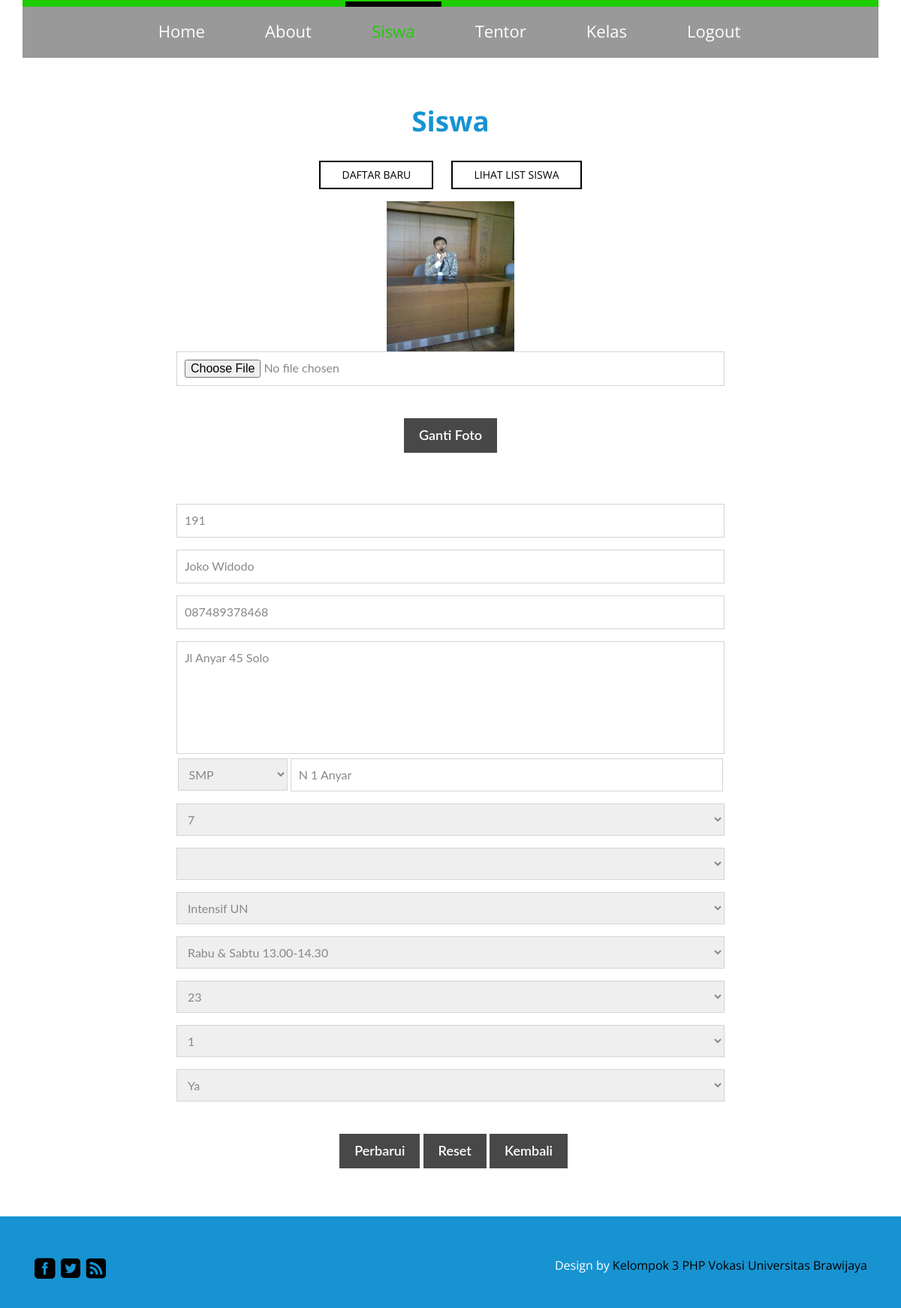
The app's page /siswa_edit.php?id_siswa=191 (signed in) with its own data.
### tables this page shows
CREATE TABLE IF NOT EXISTS `tb_siswa` (
  `id_siswa` int(10) NOT NULL,
  `nama_siswa` varchar(50) NOT NULL,
  `hp_siswa` varchar(15) NOT NULL,
  `alamat_siswa` varchar(100) NOT NULL,
  `sekolah_siswa` varchar(100) NOT NULL,
  `foto_siswa` longblob NOT NULL,
  `id_kelas` int(10) NOT NULL,
  `peringkat_siswa` int(2) NOT NULL,
  `anak_siswa` varchar(10) NOT NULL,
  `harga_siswa` int(10) NOT NULL
);

CREATE TABLE IF NOT EXISTS `tb_kelas` (
  `id_kelas` int(10) NOT NULL,
  `nama_kelas` varchar(20) NOT NULL,
  `jenjang_kelas` varchar(5) NOT NULL,
  `tingkat_kelas` int(2) NOT NULL,
  `jurusan_kelas` varchar(3) DEFAULT NULL,
  `paket_kelas` varchar(15) NOT NULL,
  `kapasitas_kelas` int(2) NOT NULL,
  `hari_kelas` varchar(60) NOT NULL,
  `jam_kelas` varchar(60) NOT NULL,
  `id_tentor` int(10) NOT NULL
);

### siswa_edit.php (the view, shortened to what this page needs)
<?php
	if(ISSET($_SESSION['username']))
	{
		if (!ISSET($_GET['id_siswa']))
		header('location:siswa_list.php');
		else
		{
			$id_siswa	= $_GET['id_siswa'];
			$qryedit	= mysql_query ("select * from tb_siswa where id_siswa = '$id_siswa'");
			$dataku		= mysql_fetch_object($qryedit);
			$qryedit2	= mysql_query ("select * from tb_kelas where id_kelas = '$dataku->id_kelas'");
			$datamu		= mysql_fetch_object($qryedit2);
			?>
<!DOCTYPE html>
<html>
<head>
<link href="css/bootstrap.css" rel='stylesheet' type='text/css' />
<link href="css/style.css" rel='stylesheet' type='text/css' />
</head>
<body>
	<div class="banner1" id="home">
		<div class="container">
			<div class="header">
				<div class="menu">
					<ul class="nav" id="nav">
					<li><a href="index.php">Home</a></li>
					<li><a href="about.html">About</a></li>
					<li class="active"><a href="siswa_form.php">Siswa</a></li>
					<li><a href="tentor_form.php">Tentor</a></li>
					<li><a href="kelas_form.php">Kelas</a></li>
					<li><a href="logout.php">Logout</a></li>
					</ul>
				</div>
			</div>
		</div>
	</div>
	<div class="portfolios" id="portfolio">
		<div class="container">
			<h3 class="top-head w_hd">Siswa</h3>
			<ul id="filters" class="clearfix">
						<a href="siswa_form.php"><li><span class="filter">Daftar Baru</span></li></a>
						<a href="siswa_list.php"><li><span class="filter">Lihat List Siswa</span></li></a>
					</ul>
                    <div class="col-md-2">
                    </div>
				<div class="col-md-8 contact-left">
					<div class="contact-text">
						<form action="siswa_update_foto.php?id_siswa=<?php echo $dataku->id_siswa ?>" method="post" enctype="multipart/form-data">
							<img src="<?php echo $dataku->foto_siswa ?>" alt="<?php echo $dataku->nama_siswa?>" width="170" height="200" />
							<br />
							<input type="file" name="foto_siswa" required />
							<input type="submit" value="Ganti Foto" name="edit_foto_siswa" />
						</form>
						<br />
						<br />
						<br />
						<form action="siswa_update.php" method="post">
                        	<input type="text" name="id_siswa" value="<?php echo $dataku->id_siswa; ?>" required readonly />
                            <input type="text" name="nama_siswa" value="<?php echo $dataku->nama_siswa; ?>" required /></td>
                            <input type="number" name="hp_siswa" value="<?php echo $dataku->hp_siswa; ?>" required min="0" maxlength="12" /></td>
                            <textarea name="alamat_siswa" required><?php echo $dataku->alamat_siswa; ?></textarea></td>
                            <select name="jenjang_kelas" required class="abc" />
											<option value="<?php echo $datamu->jenjang_kelas; ?>"><?php echo $datamu->jenjang_kelas; ?></option>
										<input type="text" name="sekolah_siswa" value="<?php echo $dataku->sekolah_siswa ?>" required class="abd" />
                            <select name="kelas_siswa" required />
											<option value="<?php echo $datamu->tingkat_kelas; ?>"><?php echo $datamu->tingkat_kelas; ?></option>
										<select name="jurusan_siswa" />
											<option value="<?php echo $datamu->jurusan_kelas; ?>"><?php echo $datamu->jurusan_kelas; ?></option>
											<option></option>
                                        <select name="paket_siswa" required />
											<option value="<?php echo $datamu->paket_kelas; ?>"><?php echo $datamu->paket_kelas; ?></option>
                                        <select name="jadwal_siswa" required />
											<option value="A"><?php echo $datamu->hari_kelas." ".$datamu->jam_kelas; ?></option>
                                        <select name="id_kelas" required />
											<option value="<?php echo $dataku->id_kelas; ?>"><?php echo $dataku->id_kelas; ?></option>
                                        <select name="peringkat_siswa">
                                        <option value="<?php echo $dataku->peringkat_siswa; ?>"><?php echo $dataku->peringkat_siswa; ?></option>
										</select>
                                        <select name="anak_siswa">
                                        <option value="<?php echo $dataku->anak_siswa; ?>"><?php echo $dataku->anak_siswa; ?></option>
										</select>
								<tr>
									<td colspan="2" align="center">
										<input type="submit" value="Perbarui" name="edit_siswa" />
										<input type="reset" />
										<a href="siswa_list.php"><input type="button" value="Kembali" /></a>
									</td>
								</tr>
						</form>
					</div>
				</div>
                    <div class="col-md-2">
                    </div>
			</div>
		</div>
	<div class="footer">
		<div class="container">
			<div class="footer-main">
				<div class="col-md-6 footer-left">
					<ul>
						<li><a href="#"><span class="fb"> </span></a></li>
						<li><a href="#"><span class="twit"> </span></a></li>
						<li><a href="#"><span class="in"> </span></a></li>
					</ul>
				</div>
				<div class="col-md-6 footer-right">
					<p>Design by <a href="#">Kelompok 3 PHP Vokasi Universitas Brawijaya</a></p>
				</div>
				<div class="clearfix"> </div>
			</div>
		</div>
	</div>
</body>
</html>
			<?php
		}
	}
	else
	{
		header('location:login_form.php?pesan=login');
		}
?>

### records on screen
tb_siswa: foto_siswa (picture), id_siswa "191", nama_siswa "Joko Widodo", hp_siswa "087489378468", alamat_siswa "Jl Anyar 45 Solo", sekolah_siswa "N 1 Anyar", id_kelas "23", peringkat_siswa "1", anak_siswa "Ya"
tb_kelas: jenjang_kelas "SMP", kelas_siswa "7", paket_siswa "Intensif UN", jadwal_siswa "Rabu & Sabtu 13.00-14.30"
